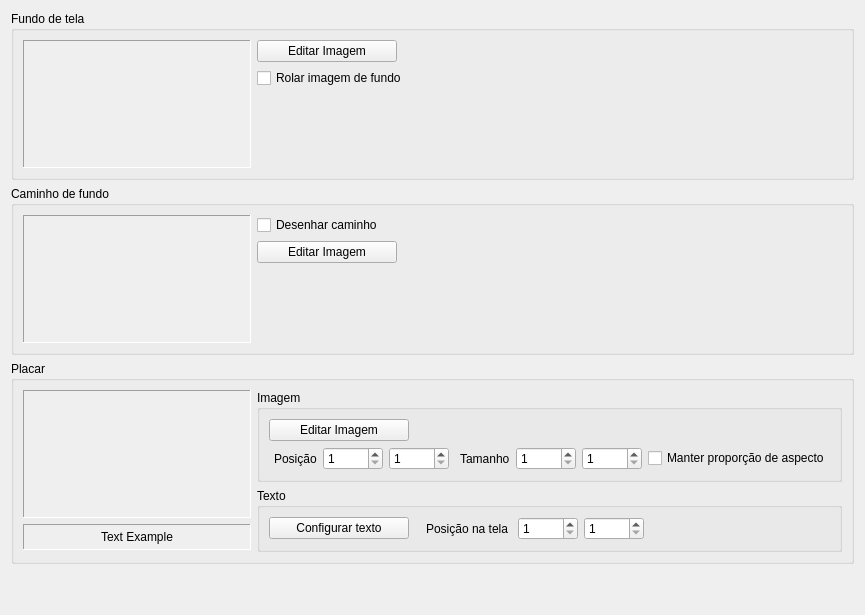
          <widget class="QWidget" name="scrollAreaWidgetContents_Appearance">
           <property name="geometry">
            <rect>
             <x>0</x>
             <y>0</y>
             <width>787</width>
             <height>615</height>
            </rect>
           </property>
           <layout class="QVBoxLayout" name="verticalLayout_13">
            <item>
             <widget class="QGroupBox" name="groupBox_Background">
              <property name="title">
               <string>Fundo de tela</string>
              </property>
              <property name="flat">
               <bool>false</bool>
              </property>
              <layout class="QGridLayout" name="gridLayout_15">
               <item row="0" column="1">
                <layout class="QVBoxLayout" name="verticalLayout_18">
                 <item>
                  <layout class="QHBoxLayout" name="horizontalLayout_20">
                   <item>
                    <widget class="QPushButton" name="pushButton_SelectBackgroundImage">
                     <property name="sizePolicy">
                      <sizepolicy hsizetype="Fixed" vsizetype="Fixed">
                       <horstretch>0</horstretch>
                       <verstretch>0</verstretch>
                      </sizepolicy>
                     </property>
                     <property name="minimumSize">
                      <size>
                       <width>140</width>
                       <height>0</height>
                      </size>
                     </property>
                     <property name="text">
                      <string>Editar Imagem</string>
                     </property>
                    </widget>
                   </item>
                   <item>
                    <spacer name="horizontalSpacer_9">
                     <property name="orientation">
                      <enum>Qt::Horizontal</enum>
                     </property>
                     <property name="sizeHint" stdset="0">
                      <size>
                       <width>40</width>
                       <height>20</height>
                      </size>
                     </property>
                    </spacer>
                   </item>
                  </layout>
                 </item>
                 <item>
                  <widget class="QCheckBox" name="checkBox_BackgroundImageScrolls">
                   <property name="text">
                    <string>Rolar imagem de fundo</string>
                   </property>
                  </widget>
                 </item>
                 <item>
                  <spacer name="verticalSpacer_17">
                   <property name="orientation">
                    <enum>Qt::Vertical</enum>
                   </property>
                   <property name="sizeType">
                    <enum>QSizePolicy::Expanding</enum>
                   </property>
                   <property name="sizeHint" stdset="0">
                    <size>
                     <width>20</width>
                     <height>0</height>
                    </size>
                   </property>
                  </spacer>
                 </item>
                </layout>
               </item>
               <item row="0" column="0">
                <widget class="QLabel" name="label_BackgroundImage">
                 <property name="sizePolicy">
                  <sizepolicy hsizetype="Fixed" vsizetype="Fixed">
                   <horstretch>0</horstretch>
                   <verstretch>0</verstretch>
                  </sizepolicy>
                 </property>
                 <property name="minimumSize">
                  <size>
                   <width>228</width>
                   <height>128</height>
                  </size>
                 </property>
                 <property name="maximumSize">
                  <size>
                   <width>228</width>
                   <height>128</height>
                  </size>
                 </property>
                 <property name="accessibleName">
                  <string notr="true"/>
                 </property>
                 <property name="autoFillBackground">
                  <bool>true</bool>
                 </property>
                 <property name="frameShape">
                  <enum>QFrame::Panel</enum>
                 </property>
                 <property name="frameShadow">
                  <enum>QFrame::Sunken</enum>
                 </property>
                 <property name="text">
                  <string/>
                 </property>
                 <property name="scaledContents">
                  <bool>false</bool>
                 </property>
                 <property name="alignment">
                  <set>Qt::AlignCenter</set>
                 </property>
                 <property name="margin">
                  <number>2</number>
                 </property>
                 <property name="indent">
                  <number>0</number>
                 </property>
                </widget>
               </item>
              </layout>
             </widget>
            </item>
            <item>
             <widget class="QGroupBox" name="groupBox_Track">
              <property name="title">
               <string>Caminho de fundo </string>
              </property>
              <layout class="QGridLayout" name="gridLayout_16">
               <item row="1" column="1">
                <layout class="QVBoxLayout" name="verticalLayout_19">
                 <item>
                  <widget class="QCheckBox" name="checkBox_DrawTrack">
                   <property name="text">
                    <string>Desenhar caminho</string>
                   </property>
                  </widget>
                 </item>
                 <item>
                  <layout class="QHBoxLayout" name="horizontalLayout_2">
                   <item>
                    <widget class="QPushButton" name="pushButton_SelectTrackImage">
                     <property name="sizePolicy">
                      <sizepolicy hsizetype="Fixed" vsizetype="Fixed">
                       <horstretch>0</horstretch>
                       <verstretch>0</verstretch>
                      </sizepolicy>
                     </property>
                     <property name="minimumSize">
                      <size>
                       <width>140</width>
                       <height>0</height>
                      </size>
                     </property>
                     <property name="text">
                      <string>Editar Imagem</string>
                     </property>
                    </widget>
                   </item>
                   <item>
                    <spacer name="horizontalSpacer_10">
                     <property name="orientation">
                      <enum>Qt::Horizontal</enum>
                     </property>
                     <property name="sizeHint" stdset="0">
                      <size>
                       <width>40</width>
                       <height>20</height>
                      </size>
                     </property>
                    </spacer>
                   </item>
                  </layout>
                 </item>
                 <item>
                  <spacer name="verticalSpacer_19">
                   <property name="orientation">
                    <enum>Qt::Vertical</enum>
                   </property>
                   <property name="sizeType">
                    <enum>QSizePolicy::Expanding</enum>
                   </property>
                   <property name="sizeHint" stdset="0">
                    <size>
                     <width>20</width>
                     <height>0</height>
                    </size>
                   </property>
                  </spacer>
                 </item>
                </layout>
               </item>
               <item row="1" column="0">
                <widget class="QLabel" name="label_TrackImage">
                 <property name="sizePolicy">
                  <sizepolicy hsizetype="Fixed" vsizetype="Fixed">
                   <horstretch>0</horstretch>
                   <verstretch>0</verstretch>
                  </sizepolicy>
                 </property>
                 <property name="minimumSize">
                  <size>
                   <width>228</width>
                   <height>128</height>
                  </size>
                 </property>
                 <property name="maximumSize">
                  <size>
                   <width>228</width>
                   <height>128</height>
                  </size>
                 </property>
                 <property name="accessibleName">
                  <string notr="true"/>
                 </property>
                 <property name="autoFillBackground">
                  <bool>true</bool>
                 </property>
                 <property name="frameShape">
                  <enum>QFrame::Panel</enum>
                 </property>
                 <property name="frameShadow">
                  <enum>QFrame::Sunken</enum>
                 </property>
                 <property name="text">
                  <string/>
                 </property>
                 <property name="scaledContents">
                  <bool>false</bool>
                 </property>
                 <property name="alignment">
                  <set>Qt::AlignCenter</set>
                 </property>
                 <property name="margin">
                  <number>2</number>
                 </property>
                 <property name="indent">
                  <number>0</number>
                 </property>
                </widget>
               </item>
              </layout>
             </widget>
            </item>
            <item>
             <widget class="QGroupBox" name="groupBox_Scoreboard">
              <property name="title">
               <string>Placar</string>
              </property>
              <layout class="QGridLayout" name="gridLayout_18">
               <item row="0" column="0">
                <layout class="QVBoxLayout" name="verticalLayout_12">
                 <item>
                  <widget class="QLabel" name="label_ScoreboardImage">
                   <property name="sizePolicy">
                    <sizepolicy hsizetype="Fixed" vsizetype="Fixed">
                     <horstretch>0</horstretch>
                     <verstretch>0</verstretch>
                    </sizepolicy>
                   </property>
                   <property name="minimumSize">
                    <size>
                     <width>228</width>
                     <height>128</height>
                    </size>
                   </property>
                   <property name="maximumSize">
                    <size>
                     <width>228</width>
                     <height>128</height>
                    </size>
                   </property>
                   <property name="autoFillBackground">
                    <bool>true</bool>
                   </property>
                   <property name="frameShape">
                    <enum>QFrame::Panel</enum>
                   </property>
                   <property name="frameShadow">
                    <enum>QFrame::Sunken</enum>
                   </property>
                   <property name="text">
                    <string/>
                   </property>
                   <property name="scaledContents">
                    <bool>false</bool>
                   </property>
                   <property name="alignment">
                    <set>Qt::AlignCenter</set>
                   </property>
                   <property name="margin">
                    <number>2</number>
                   </property>
                   <property name="indent">
                    <number>0</number>
                   </property>
                  </widget>
                 </item>
                 <item>
                  <widget class="QLabel" name="label_ScoreboardExample">
                   <property name="sizePolicy">
                    <sizepolicy hsizetype="Fixed" vsizetype="Fixed">
                     <horstretch>0</horstretch>
                     <verstretch>0</verstretch>
                    </sizepolicy>
                   </property>
                   <property name="minimumSize">
                    <size>
                     <width>228</width>
                     <height>26</height>
                    </size>
                   </property>
                   <property name="baseSize">
                    <size>
                     <width>26</width>
                     <height>26</height>
                    </size>
                   </property>
                   <property name="autoFillBackground">
                    <bool>true</bool>
                   </property>
                   <property name="frameShape">
                    <enum>QFrame::Panel</enum>
                   </property>
                   <property name="frameShadow">
                    <enum>QFrame::Sunken</enum>
                   </property>
                   <property name="text">
                    <string>Text Example</string>
                   </property>
                   <property name="alignment">
                    <set>Qt::AlignCenter</set>
                   </property>
                   <property name="margin">
                    <number>0</number>
                   </property>
                   <property name="indent">
                    <number>0</number>
                   </property>
                  </widget>
                 </item>
                 <item>
                  <spacer name="verticalSpacer_18">
                   <property name="orientation">
                    <enum>Qt::Vertical</enum>
                   </property>
                   <property name="sizeType">
                    <enum>QSizePolicy::Expanding</enum>
                   </property>
                   <property name="sizeHint" stdset="0">
                    <size>
                     <width>20</width>
                     <height>0</height>
                    </size>
                   </property>
                  </spacer>
                 </item>
                </layout>
               </item>
               <item row="0" column="3">
                <layout class="QVBoxLayout" name="verticalLayout_20">
                 <item>
                  <widget class="QGroupBox" name="groupBox_ScoreboardImage">
                   <property name="title">
                    <string>Imagem</string>
                   </property>
                   <layout class="QVBoxLayout" name="verticalLayout">
                    <item>
                     <layout class="QHBoxLayout" name="horizontalLayout_9">
                      <item>
                       <widget class="QPushButton" name="pushButton_SelectScoreboardImage">
                        <property name="sizePolicy">
                         <sizepolicy hsizetype="Fixed" vsizetype="Fixed">
                          <horstretch>0</horstretch>
                          <verstretch>0</verstretch>
                         </sizepolicy>
                        </property>
                        <property name="minimumSize">
                         <size>
                          <width>140</width>
                          <height>0</height>
                         </size>
                        </property>
                        <property name="text">
                         <string>Editar Imagem</string>
                        </property>
                       </widget>
                      </item>
                      <item>
                       <spacer name="horizontalSpacer_25">
                        <property name="orientation">
                         <enum>Qt::Horizontal</enum>
                        </property>
                        <property name="sizeType">
                         <enum>QSizePolicy::Expanding</enum>
                        </property>
                        <property name="sizeHint" stdset="0">
                         <size>
                          <width>40</width>
                          <height>20</height>
                         </size>
                        </property>
                       </spacer>
                      </item>
                     </layout>
                    </item>
                    <item>
                     <layout class="QGridLayout" name="gridLayout_13">
                      <item row="0" column="1">
                       <widget class="QSpinBox" name="spinBox_ScoreboardImagePositionX">
                        <property name="minimumSize">
                         <size>
                          <width>60</width>
                          <height>0</height>
                         </size>
                        </property>
                        <property name="minimum">
                         <number>1</number>
                        </property>
                        <property name="maximum">
                         <number>1920</number>
                        </property>
                       </widget>
                      </item>
                      <item row="0" column="0">
                       <widget class="QLabel" name="label_ScoreboardImagePosition">
                        <property name="text">
                         <string>Posição</string>
                        </property>
                        <property name="indent">
                         <number>5</number>
                        </property>
                       </widget>
                      </item>
                      <item row="0" column="4">
                       <widget class="QSpinBox" name="spinBox_ScoreboardImageWidth">
                        <property name="minimumSize">
                         <size>
                          <width>60</width>
                          <height>0</height>
                         </size>
                        </property>
                        <property name="minimum">
                         <number>1</number>
                        </property>
                        <property name="maximum">
                         <number>1920</number>
                        </property>
                       </widget>
                      </item>
                      <item row="0" column="2">
                       <widget class="QSpinBox" name="spinBox_ScoreboardImagePositionY">
                        <property name="minimumSize">
                         <size>
                          <width>60</width>
                          <height>0</height>
                         </size>
                        </property>
                        <property name="minimum">
                         <number>1</number>
                        </property>
                        <property name="maximum">
                         <number>1080</number>
                        </property>
                       </widget>
                      </item>
                      <item row="0" column="3">
                       <widget class="QLabel" name="label_ScoreboardImageWidth">
                        <property name="text">
                         <string>Tamanho</string>
                        </property>
                        <property name="indent">
                         <number>5</number>
                        </property>
                       </widget>
                      </item>
                      <item row="0" column="5">
                       <widget class="QSpinBox" name="spinBox_ScoreboardImageHeight">
                        <property name="minimumSize">
                         <size>
                          <width>60</width>
                          <height>0</height>
                         </size>
                        </property>
                        <property name="minimum">
                         <number>1</number>
                        </property>
                        <property name="maximum">
                         <number>1080</number>
                        </property>
                       </widget>
                      </item>
                      <item row="0" column="6">
                       <widget class="QCheckBox" name="checkBox_ScoreboardImageKeepAspectRatio">
                        <property name="sizePolicy">
                         <sizepolicy hsizetype="Expanding" vsizetype="Fixed">
                          <horstretch>0</horstretch>
                          <verstretch>0</verstretch>
                         </sizepolicy>
                        </property>
                        <property name="text">
                         <string>Manter proporção de aspecto</string>
                        </property>
                       </widget>
                      </item>
                     </layout>
                    </item>
                   </layout>
                  </widget>
                 </item>
                 <item>
                  <widget class="QGroupBox" name="groupBox_ScoreboardText">
                   <property name="title">
                    <string>Texto</string>
                   </property>
                   <layout class="QHBoxLayout" name="horizontalLayout_3">
                    <item>
                     <widget class="QPushButton" name="pushButton">
                      <property name="minimumSize">
                       <size>
                        <width>140</width>
                        <height>0</height>
                       </size>
                      </property>
                      <property name="text">
                       <string>Configurar texto</string>
                      </property>
                     </widget>
                    </item>
                    <item>
                     <widget class="QLabel" name="label_ScoreboardTextPosition">
                      <property name="text">
                       <string>Posição na tela </string>
                      </property>
                      <property name="indent">
                       <number>11</number>
                      </property>
                     </widget>
                    </item>
                    <item>
                     <widget class="QSpinBox" name="spinBox_ScoreboardTextPositionX">
                      <property name="minimumSize">
                       <size>
                        <width>60</width>
                        <height>0</height>
                       </size>
                      </property>
                      <property name="minimum">
                       <number>1</number>
                      </property>
                      <property name="maximum">
                       <number>1920</number>
                      </property>
                     </widget>
                    </item>
                    <item>
                     <widget class="QSpinBox" name="spinBox_ScoreboardTextPositionY">
                      <property name="minimumSize">
                       <size>
                        <width>60</width>
                        <height>0</height>
                       </size>
                      </property>
                      <property name="minimum">
                       <number>1</number>
                      </property>
                      <property name="maximum">
                       <number>1080</number>
                      </property>
                     </widget>
                    </item>
                    <item>
                     <spacer name="horizontalSpacer_13">
                      <property name="orientation">
                       <enum>Qt::Horizontal</enum>
                      </property>
                      <property name="sizeHint" stdset="0">
                       <size>
                        <width>40</width>
                        <height>20</height>
                       </size>
                      </property>
                     </spacer>
                    </item>
                   </layout>
                  </widget>
                 </item>
                </layout>
               </item>
              </layout>
             </widget>
            </item>
            <item>
             <spacer name="verticalSpacer_2">
              <property name="orientation">
               <enum>Qt::Vertical</enum>
              </property>
              <property name="sizeHint" stdset="0">
               <size>
                <width>20</width>
                <height>40</height>
               </size>
              </property>
             </spacer>
            </item>
           </layout>
          </widget>
